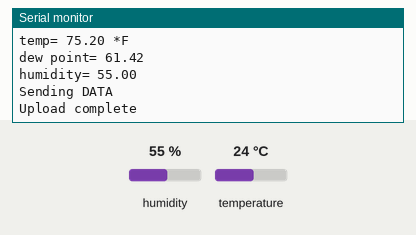
This sketch was run on a simulated ESP8266 (Wemos D1 mini). Parts: the last lines printed to the serial monitor. The test bench sets the inputs (shaded band); at power-on: humidity 55 %, temperature 24 °C. WiFi joins after 1.5 s; servers stay silent unless stated.

Above: at 3.0 s.
3.1 s: humidity set to 22 %
At 4.74 s:
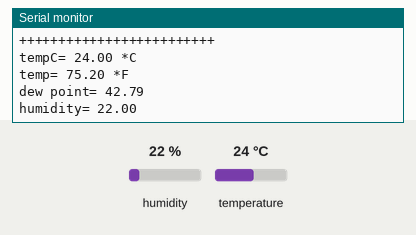
6.7 s: temperature set to 12 °C
At 9.0 s:
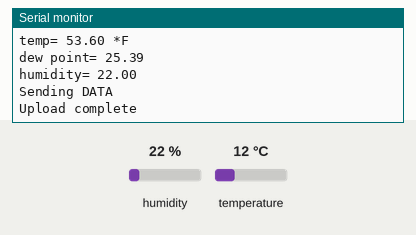
10.3 s: humidity set to 40 %
At 13.9 s:
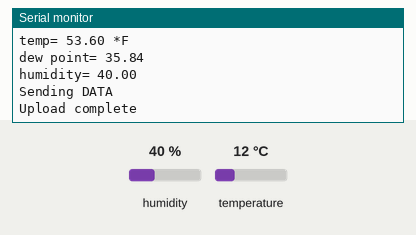
Timing chart, 0 to 15.4 s (numbered marks = the images above; inputs shaded):
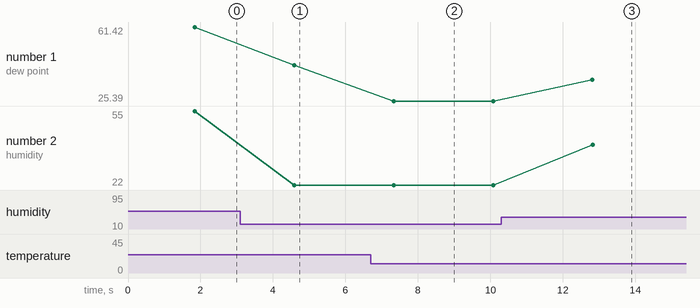

The sketch:

wunderground_SHT1_WemosD1Mini.ino
```cpp
int DEBUG = 1;      // DEBUG counter; if set to 1, will write values back via serial

#include <Wire.h>
#include <ESP8266WiFi.h>
#include "Adafruit_SHT31.h"
#include <BlynkSimpleEsp8266.h>


char auth[] = "1a589190cd0e42caa727ea338ed16790";
const char* ssid     = "test";
const char* password = "1q2w3e4r";

//char SERVER[] = "rtupdate.wunderground.com";           // Realtime update server - RapidFire
char SERVER [] = "weatherstation.wunderground.com";  //standard server
char WEBPAGE [] = "GET /weatherstation/updateweatherstation.php?";
char ID [] = "IBURGA20";
char PASSWORD [] = "IqBZAjAY";

Adafruit_SHT31 sht31 = Adafruit_SHT31();
WiFiClient client;

void setup(void)
{
  Serial.begin(115200);
  Wire.begin();
  sht31.begin(0x44);
  WiFi.begin(ssid, password);
  while (WiFi.status() != WL_CONNECTED)
  {
    delay(500);
    Serial.print(".");
  }
  WiFi.hostname("ESP12_Wunderground");
  Blynk.config(auth, IPAddress(192, 168, 10, 10), 8080);
  Blynk.connect();

}

void loop(void)
{
  double tempc = sht31.readTemperature();
  double tempf =  (tempc * 9.0) / 5.0 + 32.0;
  double humidity = sht31.readHumidity();
  double dewptf = (dewPoint((tempf), (humidity)));
  Blynk.run();
  Blynk.virtualWrite(V26, tempc);  //Blynk V1 is for Temperature
  Blynk.virtualWrite(V27, humidity);     //Blynk V2 is for Humidity

  if (DEBUG)
  {
    Serial.println("+++++++++++++++++++++++++");
    Serial.print("tempC= ");
    Serial.print(tempc);
    Serial.println(" *C");
    Serial.print("temp= ");
    Serial.print(tempf);
    Serial.println(" *F");
    Serial.print("dew point= ");
    Serial.println(dewptf);
    Serial.print("humidity= ");
    Serial.println(humidity);
  }

  //Send data to Weather Underground

  if (client.connect(SERVER, 80))
  {
    if (DEBUG)
    {
      Serial.println("Sending DATA ");
    }
    client.print(WEBPAGE);
    client.print("ID=");
    client.print(ID);
    client.print("&PASSWORD=");
    client.print(PASSWORD);
    client.print("&dateutc=");
    client.print("now");

    client.print("&tempf=");
    client.print(tempf);
    client.print("&dewptf=");
    client.print(dewptf);
    client.print("&humidity=");
    client.print(humidity);
    client.print("&action=updateraw");//Standard update
    client.print("&softwaretype=Wemos%20D1%20Mini%20+%20SHT31&action=updateraw&realtime=1&rtfreq=2.5");//Rapid Fire
    client.print(" HTTP/1.0\r\n");
    client.print("Accept: text/html\r\n");
    client.print("Host: ");
    client.print(SERVER);
    client.print("\r\n\r\n");
    client.println();

    if (DEBUG)
    {
      Serial.println("Upload complete");
    }

  }
  else
  {
    if (DEBUG)
    {
      Serial.println(F("Connection failed"));
    }
    return;
  }
  delay(2500);

}

double dewPoint(double tempf, double humidity)
{
  double A0 = 373.15 / (273.15 + tempf);
  double SUM = -7.90298 * (A0 - 1);
  SUM += 5.02808 * log10(A0);
  SUM += -1.3816e-7 * (pow(10, (11.344 * (1 - 1 / A0))) - 1) ;
  SUM += 8.1328e-3 * (pow(10, (-3.49149 * (A0 - 1))) - 1) ;
  SUM += log10(1013.246);
  double VP = pow(10, SUM - 3) * humidity;
  double T = log(VP / 0.61078);
  return (241.88 * T) / (17.558 - T);
}
```

Measured:
- after the input at 3.1 s, the serial monitor: prints a new line after 1.5 s (image 1)
- after the input at 6.7 s, the serial monitor: prints a new line after 0.63 s (image 2)
- after the input at 10.3 s, the serial monitor: prints a new line after 2.5 s (image 3)
- plotted number 1: 61.42 → 42.79 after the input at 3.1 s, 42.79 → 25.39 after the input at 6.7 s, 25.39 → 35.84 after the input at 10.3 s
- plotted number 2: 55 → 22 after the input at 3.1 s, 22 → 40 after the input at 10.3 s
